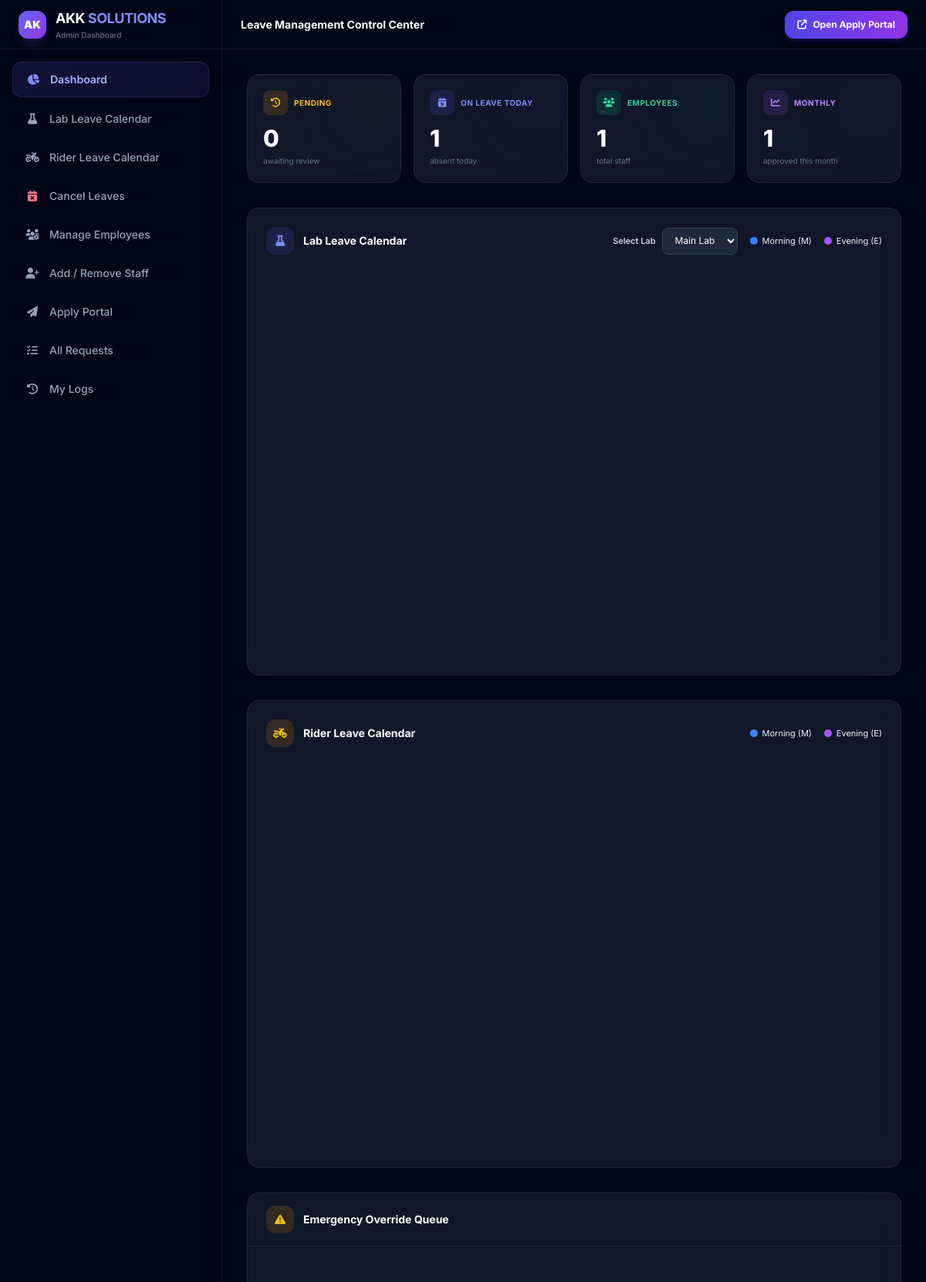
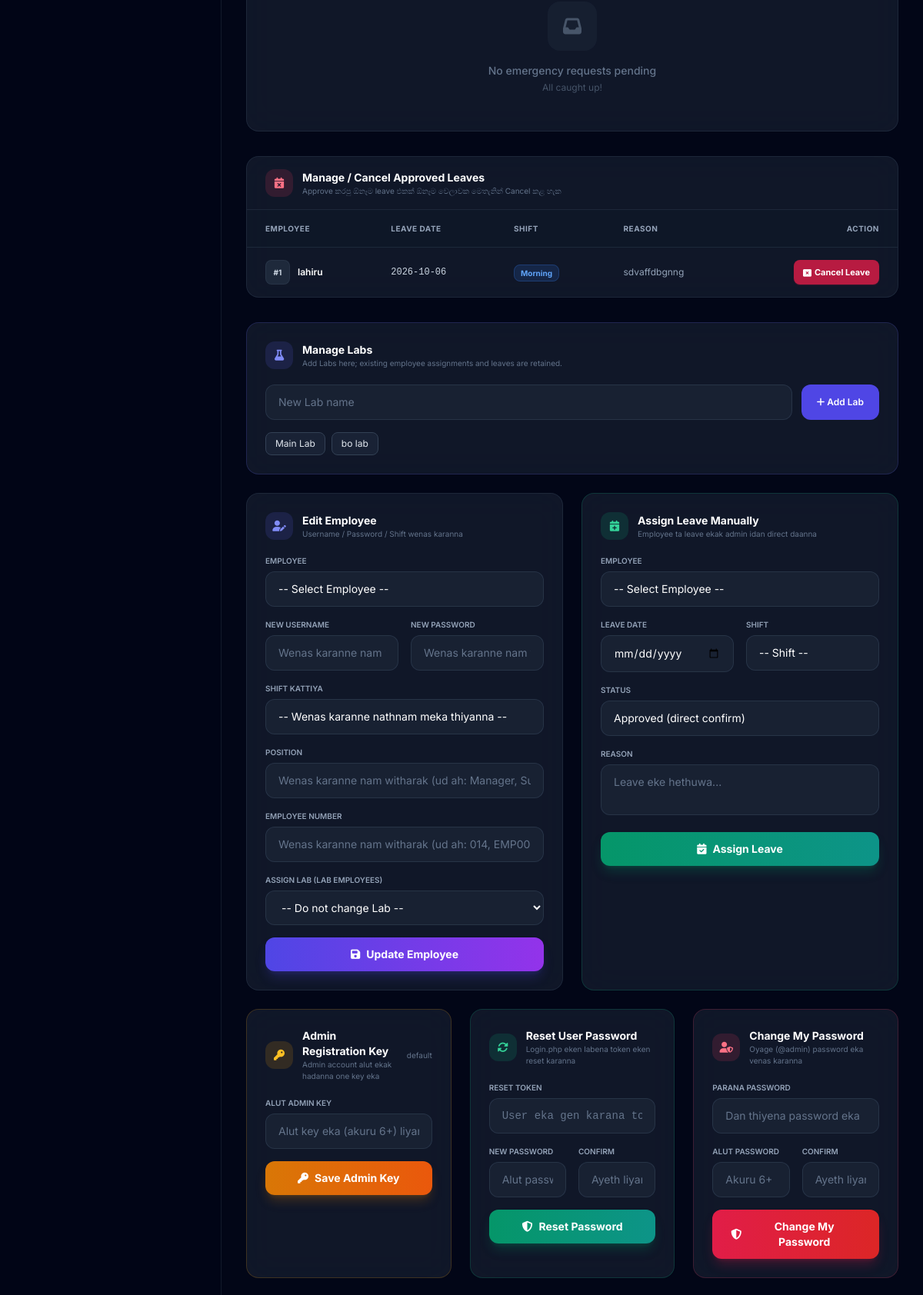
The page /admin.php (signed in, upper part) on the database its author committed (2 pictures, top to bottom).
### tables this page shows
CREATE TABLE leave_requests (
        id INTEGER PRIMARY KEY AUTOINCREMENT,
        user_id INTEGER NOT NULL,
        leave_date DATE NOT NULL,
        shift_applied TEXT NOT NULL,
        is_emergency INTEGER DEFAULT 0,
        reason TEXT,
        status TEXT NOT NULL DEFAULT 'Pending',
        created_at DATETIME DEFAULT CURRENT_TIMESTAMP
    );

CREATE TABLE users (
        id INTEGER PRIMARY KEY AUTOINCREMENT,
        name TEXT NOT NULL,
        email TEXT,
        password TEXT,
        username TEXT UNIQUE,
        shift_type TEXT NOT NULL DEFAULT 'M',
        position TEXT,
        emp_number TEXT
    , employee_type TEXT NOT NULL DEFAULT 'lab', lab_id INTEGER);

CREATE TABLE labs (
        id INTEGER PRIMARY KEY AUTOINCREMENT,
        name TEXT NOT NULL UNIQUE,
        active INTEGER NOT NULL DEFAULT 1
    );

### admin.php (the view, shortened to what the rows shown need)
<?php
include 'db.php';
$today = date('Y-m-d');
$stmt = $conn->query("SELECT lr.*, u.name
                      FROM leave_requests lr
                      JOIN users u ON lr.user_id = u.id
                      WHERE lr.status = 'Approved' AND lr.leave_date >= '$today'
                      ORDER BY lr.leave_date ASC");
$approved_requests = $stmt->fetchAll(PDO::FETCH_ASSOC);
$labs = $conn->query("SELECT id, name FROM labs WHERE active = 1 ORDER BY name")->fetchAll(PDO::FETCH_ASSOC);
?>
<!DOCTYPE html>
<html lang="en">
<head>
    <script src="https://cdn.tailwindcss.com"></script>
    <link rel="stylesheet" href="https://cdnjs.cloudflare.com/ajax/libs/font-awesome/6.4.0/css/all.min.css">
</head>
<body class="bg-slate-950 text-slate-100 antialiased min-h-screen flex">
    <main class="flex-1 lg:ml-72 flex flex-col min-w-0 min-h-screen">
        <header class="h-16 bg-slate-950/50 backdrop-blur-xl border-b border-slate-800/60 sticky top-0 z-30 flex items-center justify-between px-6">
            <div class="flex items-center gap-3">
                <h1 class="text-sm font-bold text-white">Leave Management Control Center</h1>
            </div>
        </header>
        <div class="p-6 md:p-8 space-y-8 max-w-7xl mx-auto w-full">
            <div id="calendar-section" class="card-glass border border-slate-700/40 rounded-2xl p-6 overflow-hidden">
                <div class="flex flex-col sm:flex-row sm:items-center sm:justify-between gap-4 mb-5">
                    <div class="flex items-center gap-3">
                        <h2 class="font-bold text-white text-sm">Lab Leave Calendar</h2>
                    </div>
                </div>
            </div>
            <div id="rider-calendar-section" class="card-glass border border-slate-700/40 rounded-2xl p-6 overflow-hidden">
                <div class="flex items-center justify-between mb-5">
                    <div class="flex items-center gap-3">
                        <h2 class="font-bold text-white text-sm">Rider Leave Calendar</h2>
                    </div>
                </div>
            </div>
            <div class="card-glass border border-slate-700/40 rounded-2xl overflow-hidden">
                <div class="px-6 py-4 border-b border-slate-700/40 flex items-center gap-3">
                    <h2 class="font-bold text-white text-sm">Emergency Override Queue</h2>
                </div>
            </div>
            <div id="approved-section" class="card-glass border border-slate-700/40 rounded-2xl overflow-hidden">
                <div class="px-6 py-4 border-b border-slate-700/40 flex items-center gap-3">
                    <div>
                        <h2 class="font-bold text-white text-sm">Manage / Cancel Approved Leaves</h2>
                    </div>
                </div>
                <div class="overflow-x-auto">
                    <?php if (count($approved_requests) > 0): ?>
                        <table class="w-full text-left border-collapse text-sm">
                            <thead>
                                <tr class="border-b border-slate-700/40 bg-slate-900/30">
                                    <th class="py-3.5 px-6 text-[10px] font-bold text-slate-400 uppercase tracking-wider">Employee</th>
                                    <th class="py-3.5 px-6 text-[10px] font-bold text-slate-400 uppercase tracking-wider">Leave Date</th>
                                    <th class="py-3.5 px-6 text-[10px] font-bold text-slate-400 uppercase tracking-wider">Shift</th>
                                    <th class="py-3.5 px-6 text-[10px] font-bold text-slate-400 uppercase tracking-wider">Reason</th>
                                    <th class="py-3.5 px-6 text-[10px] font-bold text-slate-400 uppercase tracking-wider text-right">Action</th>
                                </tr>
                            </thead>
                            <tbody class="divide-y divide-slate-700/30">
                                <?php foreach($approved_requests as $row): ?>
                                    <tr class="hover:bg-slate-800/30 transition-colors">
                                        <td class="py-4 px-6">
                                            <div class="flex items-center gap-2.5">
                                                <div class="w-8 h-8 rounded-lg bg-slate-800 border border-slate-700/50 flex items-center justify-center text-[10px] font-bold text-slate-300">#<?= $row['user_id']; ?></div>
                                                <span class="font-semibold text-white text-xs"><?= htmlspecialchars($row['name']); ?></span>
                                            </div>
                                        </td>
                                        <td class="py-4 px-6 font-mono text-xs text-slate-300"><?= $row['leave_date']; ?></td>
                                        <td class="py-4 px-6">
                                            <span class="px-2 py-1 rounded-lg text-[10px] font-bold <?= $row['shift_applied'] == 'M' ? 'bg-blue-500/15 text-blue-400 border border-blue-500/25' : 'bg-purple-500/15 text-purple-400 border border-purple-500/25'; ?>">
                                                <?= $row['shift_applied'] == 'M' ? 'Morning' : 'Evening'; ?>
                                            </span>
                                        </td>
                                        <td class="py-4 px-6 text-slate-400 text-xs max-w-[200px] truncate"><?= htmlspecialchars($row['reason']); ?></td>
                                        <td class="py-4 px-6 text-right">
                                            <a href="admin.php?action=cancel&id=<?= $row['id']; ?>"
                                                onclick="return confirm('Mema approved leave eka cancel karanna surety da?');"
                                                class="text-[11px] font-bold bg-rose-600/80 hover:bg-rose-600 text-white px-3 py-1.5 rounded-lg transition shadow-sm shadow-rose-600/20 inline-flex items-center gap-1">
                                                <i class="fa-solid fa-rectangle-xmark"></i> Cancel Leave
                                            </a>
                                        </td>
                                    </tr>
                                <?php endforeach; ?>
                            </tbody>
                        </table>
                    <?php else: ?>
                        <div class="p-8 text-center text-slate-500 text-xs">
                            No upcoming approved leaves to manage.
                        </div>
                    <?php endif; ?>
                </div>
            </div>
            <div id="employees-section" class="space-y-6">
                <div class="card-glass border border-indigo-500/20 rounded-2xl p-6">
                    <div class="flex items-center gap-3 mb-5">
                        <div>
                            <h2 class="font-bold text-white text-sm">Manage Labs</h2>
                        </div>
                    </div>
                    <div class="flex flex-wrap gap-2">
                        <?php foreach ($labs as $lab): ?>
                            <span class="px-3 py-1.5 rounded-lg bg-slate-800/70 border border-slate-700 text-xs text-slate-200"><?= htmlspecialchars($lab['name']); ?></span>
                        <?php endforeach; ?>
                    </div>
                </div>
                <div class="grid grid-cols-1 lg:grid-cols-2 gap-6">
                    <div class="card-glass border border-slate-700/40 rounded-2xl p-6">
                        <div class="flex items-center gap-3 mb-5">
                            <div>
                                <h2 class="font-bold text-white text-sm">Edit Employee</h2>
                            </div>
                        </div>
                    </div>
                    <div class="card-glass border border-emerald-500/20 rounded-2xl p-6">
                        <div class="flex items-center gap-3 mb-5">
                            <div>
                                <h2 class="font-bold text-white text-sm">Assign Leave Manually</h2>
                            </div>
                        </div>
                    </div>
                </div>
                <div class="grid grid-cols-1 lg:grid-cols-3 gap-6">
                    <div class="card-glass border border-amber-500/20 rounded-2xl p-6">
                        <div class="flex items-center gap-3 mb-5">
                            <div class="flex-1">
                                <h2 class="font-bold text-white text-sm">Admin Registration Key</h2>
                            </div>
                        </div>
                    </div>
                    <div class="card-glass border border-emerald-500/20 rounded-2xl p-6">
                        <div class="flex items-center gap-3 mb-5">
                            <div class="flex-1">
                                <h2 class="font-bold text-white text-sm">Reset User Password</h2>
                            </div>
                        </div>
                    </div>
                    <div class="card-glass border border-rose-500/20 rounded-2xl p-6">
                        <div class="flex items-center gap-3 mb-5">
                            <div class="flex-1">
                                <h2 class="font-bold text-white text-sm">Change My Password</h2>
                            </div>
                        </div>
                    </div>
                </div>
            </div>
        </div>
    </main>
</body>
</html>

### rows shown on the page
leave_requests: user "1", user.name "lahiru", leave_date "2026-10-06", shift_applied "Morning", reason "sdvaffdbgnng"
labs: name "Main Lab"
labs: name "bo lab"

### other values the page prints
$pending_count "0"
$today_leaves "1"
$total_users "1"
$approved_month "1"
$_SESSION['user_username'] "admin"
form field value "Main Lab"
